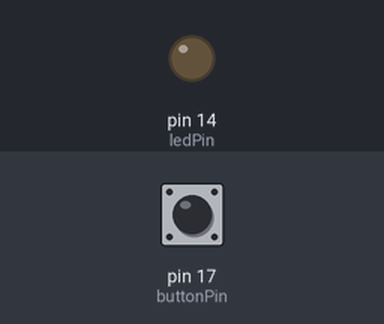
Simulated run of this sketch. Board: Arduino Uno, built with avr-gcc and run on an emulated ATmega328P. Shown: output pins drawn as LEDs (lit = HIGH). Inputs (shaded band) come from the test bench; at power-on: pin 17 (buttonPin) LOW.

Above: at 1.2 s.
1.3 s: pin 17 (buttonPin) pulled HIGH for 0.15 s
At 1.4 s:
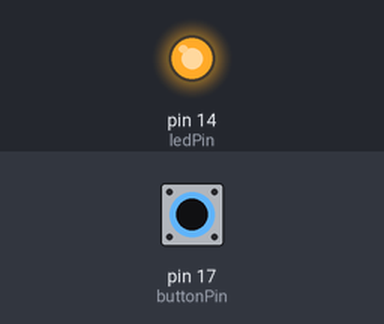
3.0 s: pin 17 (buttonPin) pulled HIGH for 3.2 s
At 7.4 s:
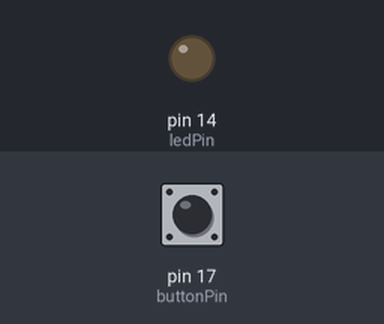
Timing chart, 0 to 8.9 s (numbered marks = the images above; inputs shaded):
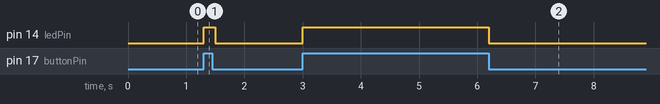

The sketch:

Day1_using_button_toLightup_led.ino
```cpp
const int buttonPin = 17;
const int ledPin = 14;
int buttonState = 0;
void setup() {
  Serial.begin(9600);
  pinMode(14, OUTPUT);
  pinMode(17, INPUT);
}

void loop() {
  buttonState = digitalRead(buttonPin);
  if(buttonState == HIGH)
  {
    digitalWrite(ledPin, HIGH);
    delay(100);
  }
  else
  {
    digitalWrite(ledPin, LOW);
    delay(100);
  }

}
```

Measured:
- after the input at 1.3 s, pin 14 (ledPin): LOW → HIGH at once, → LOW 0.20 s later
- after the input at 3.0 s, pin 14 (ledPin): LOW → HIGH at once, → LOW 3.2 s later
